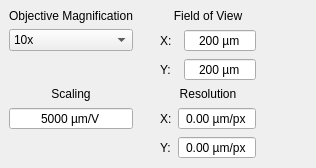
    <widget class="QWidget" name="imageSetupTab">
     <attribute name="title">
      <string>Image Setup</string>
     </attribute>
     <layout class="QGridLayout">
      <property name="margin">
       <number>9</number>
      </property>
      <property name="spacing">
       <number>6</number>
      </property>
      <item row="0" column="0">
       <layout class="QGridLayout">
        <property name="margin">
         <number>0</number>
        </property>
        <property name="spacing">
         <number>6</number>
        </property>
        <item row="0" column="2" rowspan="2">
         <layout class="QGridLayout">
          <property name="margin">
           <number>0</number>
          </property>
          <property name="spacing">
           <number>6</number>
          </property>
          <item row="1" column="0">
           <widget class="QLabel" name="label_38">
            <property name="sizePolicy">
             <sizepolicy hsizetype="Preferred" vsizetype="Preferred">
              <horstretch>0</horstretch>
              <verstretch>0</verstretch>
             </sizepolicy>
            </property>
            <property name="text">
             <string>X:</string>
            </property>
            <property name="alignment">
             <set>Qt::AlignLeading|Qt::AlignLeft|Qt::AlignVCenter</set>
            </property>
           </widget>
          </item>
          <item row="2" column="0">
           <widget class="QLabel" name="label_34">
            <property name="text">
             <string>Y:</string>
            </property>
            <property name="alignment">
             <set>Qt::AlignLeading|Qt::AlignLeft|Qt::AlignVCenter</set>
            </property>
           </widget>
          </item>
          <item row="0" column="0" colspan="2">
           <widget class="QLabel" name="label_32">
            <property name="text">
             <string>Field of View</string>
            </property>
            <property name="alignment">
             <set>Qt::AlignBottom|Qt::AlignHCenter</set>
            </property>
           </widget>
          </item>
          <item row="2" column="1">
           <widget class="QSpinBox" name="spinBox_yFov">
            <property name="alignment">
             <set>Qt::AlignCenter</set>
            </property>
            <property name="readOnly">
             <bool>true</bool>
            </property>
            <property name="buttonSymbols">
             <enum>QAbstractSpinBox::NoButtons</enum>
            </property>
            <property name="suffix">
             <string> µm</string>
            </property>
            <property name="maximum">
             <number>10000000</number>
            </property>
            <property name="value">
             <number>200</number>
            </property>
           </widget>
          </item>
          <item row="1" column="1">
           <widget class="QSpinBox" name="spinBox_xFov">
            <property name="alignment">
             <set>Qt::AlignCenter</set>
            </property>
            <property name="readOnly">
             <bool>true</bool>
            </property>
            <property name="buttonSymbols">
             <enum>QAbstractSpinBox::NoButtons</enum>
            </property>
            <property name="suffix">
             <string> µm</string>
            </property>
            <property name="maximum">
             <number>1000000</number>
            </property>
            <property name="value">
             <number>200</number>
            </property>
           </widget>
          </item>
         </layout>
        </item>
        <item row="2" column="0">
         <layout class="QVBoxLayout">
          <property name="spacing">
           <number>6</number>
          </property>
          <property name="margin">
           <number>0</number>
          </property>
          <item>
           <widget class="QLabel" name="label_45">
            <property name="text">
             <string>Scaling</string>
            </property>
            <property name="alignment">
             <set>Qt::AlignBottom|Qt::AlignHCenter</set>
            </property>
           </widget>
          </item>
          <item>
           <widget class="QSpinBox" name="spinBox_Scaling">
            <property name="wrapping">
             <bool>false</bool>
            </property>
            <property name="alignment">
             <set>Qt::AlignCenter</set>
            </property>
            <property name="buttonSymbols">
             <enum>QAbstractSpinBox::NoButtons</enum>
            </property>
            <property name="suffix">
             <string> µm/V</string>
            </property>
            <property name="maximum">
             <number>1000000</number>
            </property>
            <property name="value">
             <number>5000</number>
            </property>
           </widget>
          </item>
         </layout>
        </item>
        <item row="0" column="0">
         <layout class="QVBoxLayout">
          <property name="spacing">
           <number>6</number>
          </property>
          <property name="margin">
           <number>0</number>
          </property>
          <item>
           <widget class="QLabel" name="label_31">
            <property name="text">
             <string>Objective Magnification</string>
            </property>
            <property name="alignment">
             <set>Qt::AlignBottom|Qt::AlignHCenter</set>
            </property>
           </widget>
          </item>
          <item>
           <widget class="QComboBox" name="comboBox_Magnification">
            <property name="currentIndex">
             <number>0</number>
            </property>
            <item>
             <property name="text">
              <string>10x</string>
             </property>
            </item>
            <item>
             <property name="text">
              <string>20x</string>
             </property>
            </item>
            <item>
             <property name="text">
              <string>40x</string>
             </property>
            </item>
           </widget>
          </item>
         </layout>
        </item>
        <item row="2" column="1">
         <spacer>
          <property name="orientation">
           <enum>Qt::Horizontal</enum>
          </property>
          <property name="sizeType">
           <enum>QSizePolicy::Fixed</enum>
          </property>
          <property name="sizeHint" stdset="0">
           <size>
            <width>21</width>
            <height>20</height>
           </size>
          </property>
         </spacer>
        </item>
        <item row="1" column="0">
         <spacer>
          <property name="orientation">
           <enum>Qt::Vertical</enum>
          </property>
          <property name="sizeHint" stdset="0">
           <size>
            <width>20</width>
            <height>20</height>
           </size>
          </property>
         </spacer>
        </item>
        <item row="3" column="0">
         <spacer>
          <property name="orientation">
           <enum>Qt::Vertical</enum>
          </property>
          <property name="sizeHint" stdset="0">
           <size>
            <width>20</width>
            <height>20</height>
           </size>
          </property>
         </spacer>
        </item>
        <item row="2" column="2" rowspan="2">
         <layout class="QGridLayout">
          <property name="margin">
           <number>0</number>
          </property>
          <property name="spacing">
           <number>6</number>
          </property>
          <item row="4" column="0">
           <widget class="QLabel" name="label_39">
            <property name="text">
             <string>X:</string>
            </property>
            <property name="alignment">
             <set>Qt::AlignLeading|Qt::AlignLeft|Qt::AlignVCenter</set>
            </property>
           </widget>
          </item>
          <item row="0" column="0" colspan="2">
           <widget class="QLabel" name="label_44">
            <property name="text">
             <string>Resolution</string>
            </property>
            <property name="alignment">
             <set>Qt::AlignBottom|Qt::AlignHCenter</set>
            </property>
           </widget>
          </item>
          <item row="6" column="0">
           <widget class="QLabel" name="label_43">
            <property name="text">
             <string>Y:</string>
            </property>
            <property name="alignment">
             <set>Qt::AlignLeading|Qt::AlignLeft|Qt::AlignVCenter</set>
            </property>
           </widget>
          </item>
          <item row="4" column="1">
           <widget class="QDoubleSpinBox" name="doubleSpinBox_xRes">
            <property name="alignment">
             <set>Qt::AlignCenter</set>
            </property>
            <property name="readOnly">
             <bool>true</bool>
            </property>
            <property name="buttonSymbols">
             <enum>QAbstractSpinBox::NoButtons</enum>
            </property>
            <property name="suffix">
             <string> µm/px</string>
            </property>
           </widget>
          </item>
          <item row="6" column="1">
           <widget class="QDoubleSpinBox" name="doubleSpinBox_yRes">
            <property name="alignment">
             <set>Qt::AlignCenter</set>
            </property>
            <property name="readOnly">
             <bool>true</bool>
            </property>
            <property name="buttonSymbols">
             <enum>QAbstractSpinBox::NoButtons</enum>
            </property>
            <property name="suffix">
             <string> µm/px</string>
            </property>
           </widget>
          </item>
         </layout>
        </item>
       </layout>
      </item>
      <item row="0" column="1">
       <spacer>
        <property name="orientation">
         <enum>Qt::Horizontal</enum>
        </property>
        <property name="sizeType">
         <enum>QSizePolicy::MinimumExpanding</enum>
        </property>
        <property name="sizeHint" stdset="0">
         <size>
          <width>51</width>
          <height>20</height>
         </size>
        </property>
       </spacer>
      </item>
     </layout>
    </widget>
